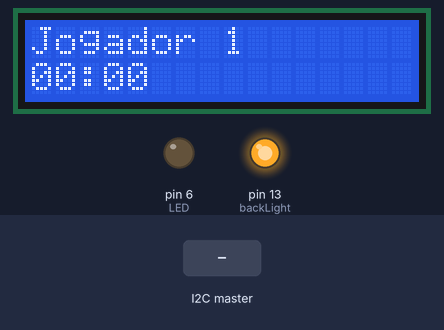
A sketch run on a simulated Arduino Uno, built with avr-gcc and run on an emulated ATmega328P. On the bench: 16×2 character LCD, output pins drawn as LEDs (lit = HIGH). Inputs (shaded band) come from the test bench. What the sketch prints to the serial monitor is not drawn.

Above: at 1.2 s.
1.3 s: the I2C master sends the byte 1
At 2.8 s:
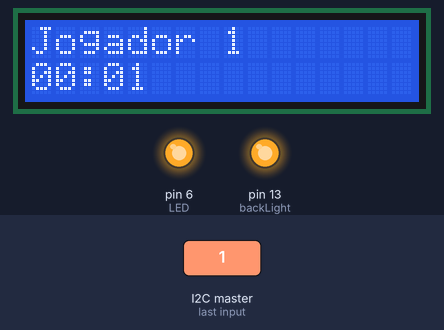
At 3.8 s:
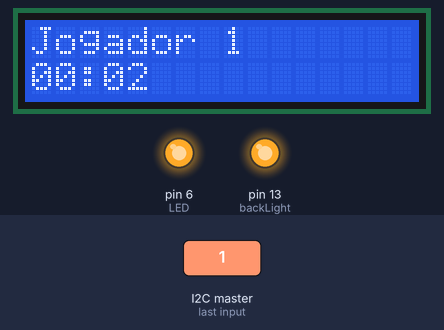
Timing chart, 0 to 5.3 s (numbered marks = the images above; inputs shaded):
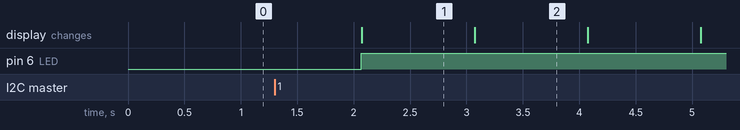

The sketch:

Jogador_2_Mestre_.ino
```cpp
#include <LiquidCrystal.h>

#include <Wire.h>

#define BOTAO 7
#define LED 6
#define SRCADDR 0x02

bool processar = false;
byte recebido = 0;

LiquidCrystal lcd(12, 11, 10, 5, 4, 3, 2);
int backLight = 13;

unsigned long Tempo = 0;
unsigned long TempoOcioso = 0;

void setup()
{
  pinMode(BOTAO, INPUT);
  pinMode(LED, OUTPUT);
  Wire.begin(SRCADDR);
  Wire.onReceive(trataMsg);
  pinMode(backLight, OUTPUT);
  digitalWrite(backLight, HIGH);
  lcd.begin(16,2);
  lcd.clear();

  Serial.begin(9600);
}

void loop()
{
  if (processar)
  {
    processar = false;
    if (recebido == 1)
    {
      digitalWrite(LED, HIGH);
    }
    else
    {
      digitalWrite(LED, LOW);
    }
  }
  if(digitalRead(LED) == HIGH){
    Tempo = millis() - TempoOcioso;
  }
  else{
    TempoOcioso = millis()- Tempo;
  }
  lcd.setCursor(0,0);
  lcd.print("Jogador 1");
  lcd.setCursor(0,1);
  if(Tempo/1000 < 10){
    lcd.print("00:0");
  	lcd.print(Tempo / 1000);
  }
  else{
    if(Tempo/1000 < 60){
      	lcd.print("00:");
  		lcd.print(Tempo / 1000);
    }
    else{
      if((Tempo/1000)/60 < 10){
        lcd.print("0");
        lcd.print((Tempo/1000)/60);
        if((Tempo/1000)%60 < 10){
          lcd.print(":0");
          lcd.print((Tempo/1000)%60);
        }
        else{
          lcd.print(":");
          lcd.print((Tempo/1000)%60);
        }
      }
      else{
        lcd.print((Tempo/1000)/60);
        if((Tempo/1000)%60 < 10){
          lcd.print(":");
          lcd.print((Tempo/1000)%60);
        }
        else{
          lcd.print((Tempo/1000)%60);
        }
      }
    }
  }

  delay(1000);
}

void trataMsg(int qtdBytes) {
  if (Wire.available()) {
    recebido = Wire.read();
    Serial.print("Escravo 1 Recebido: ");
    Serial.println((int)recebido);
    processar = true;
  }
}
```

Measured:
- after the input at 1.3 s, pin 6 (LED): LOW → HIGH after 0.77 s; the display: changes after 0.77 s (image 1)
- what the display in image 1 shows lasts 1.0 s, from 2.1 s to 3.1 s
